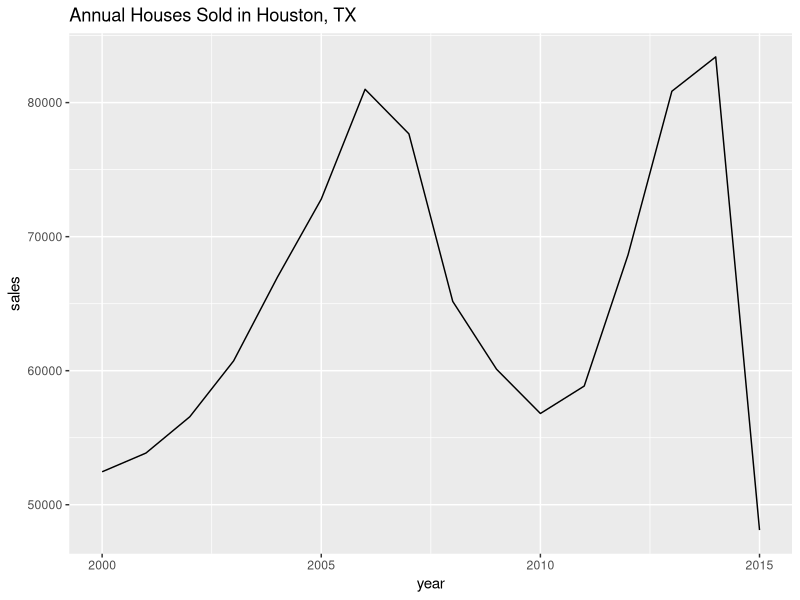

Here is the R script that generated this plot:
## ---- chunk 1
if(!require("tidyverse")) install.packages("tidyverse")
library(tidyverse)
txhousing |> 
  filter(city=="Houston") |> 
  group_by(year) |> 
  summarize(sales=sum(sales)) |> 
  ggplot(aes(x=year, y=sales)) + 
    geom_line() + 
    ggtitle("Annual Houses Sold in Houston, TX")
